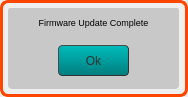
<?xml version="1.0" encoding="UTF-8"?>
<ui version="4.0">
 <class>FwUpdateCompleteForm</class>
 <widget class="QWidget" name="FwUpdateCompleteForm">
  <property name="geometry">
   <rect>
    <x>0</x>
    <y>0</y>
    <width>188</width>
    <height>97</height>
   </rect>
  </property>
  <property name="windowTitle">
   <string>Form</string>
  </property>
  <widget class="QFrame" name="warningFrame">
   <property name="geometry">
    <rect>
     <x>0</x>
     <y>0</y>
     <width>188</width>
     <height>97</height>
    </rect>
   </property>
   <property name="styleSheet">
    <string notr="true">QFrame {
		background-color: qlineargradient(spread: pan, 
															x1:0, y1:0, x2:1, y2:1, 
															stop:0 rgba(100,100, 100, 255), 
															stop:0.5 rgba(70, 70,70, 255),
															stop:1 rgba(100,100,100, 255)
															);
	border-bottom-left-radius:8.0;
	border-bottom-right-radius:8.0;
	border-top-left-radius:8.0;
	border-top-right-radius:8.0;
	border: 3px solid rgb(255, 70, 0);
}</string>
   </property>
   <property name="frameShape">
    <enum>QFrame::StyledPanel</enum>
   </property>
   <property name="frameShadow">
    <enum>QFrame::Raised</enum>
   </property>
   <widget class="QFrame" name="warningSubFrame">
    <property name="geometry">
     <rect>
      <x>8</x>
      <y>8</y>
      <width>171</width>
      <height>81</height>
     </rect>
    </property>
    <property name="styleSheet">
     <string notr="true">QFrame {
	background:rgba(200, 200, 200, 255);
	border-bottom-left-radius:4.0;
	border-bottom-right-radius:4.0;
	border-top-left-radius:4.0;
	border-top-right-radius:4.0;
	border:none;


}
</string>
    </property>
    <property name="frameShape">
     <enum>QFrame::StyledPanel</enum>
    </property>
    <property name="frameShadow">
     <enum>QFrame::Raised</enum>
    </property>
    <widget class="QLabel" name="updateComplete">
     <property name="geometry">
      <rect>
       <x>0</x>
       <y>-1</y>
       <width>171</width>
       <height>31</height>
      </rect>
     </property>
     <property name="styleSheet">
      <string notr="true">font: 7pt;</string>
     </property>
     <property name="text">
      <string>Firmware Update Complete</string>
     </property>
     <property name="alignment">
      <set>Qt::AlignCenter</set>
     </property>
    </widget>
    <widget class="QPushButton" name="ok">
     <property name="geometry">
      <rect>
       <x>50</x>
       <y>37</y>
       <width>71</width>
       <height>31</height>
      </rect>
     </property>
     <property name="styleSheet">
      <string notr="true">QPushButton {
	font-family: &quot;Arial&quot;;
	font-size: 12px;
	background-color: qlineargradient(spread:repeat, x1:1, y1:0, x2:1, y2:1, stop:1 rgb(0, 126, 126), stop:0 rgb(0, 187, 187));
	border-style: outset;
	border-radius: 4.0;
	border-width: 1px;
	border-color: rgb(50, 50, 50);
	color: rgba(50,50,50);
}

QPushButton:pressed {
	background-color: qlineargradient(spread:repeat, x1:1, y1:0, x2:1, y2:1, stop:0 rgb(0, 126, 126), stop:1 rgb(0, 187, 187));
}</string>
     </property>
     <property name="text">
      <string>Ok</string>
     </property>
    </widget>
   </widget>
  </widget>
 </widget>
 <resources/>
 <connections/>
</ui>
